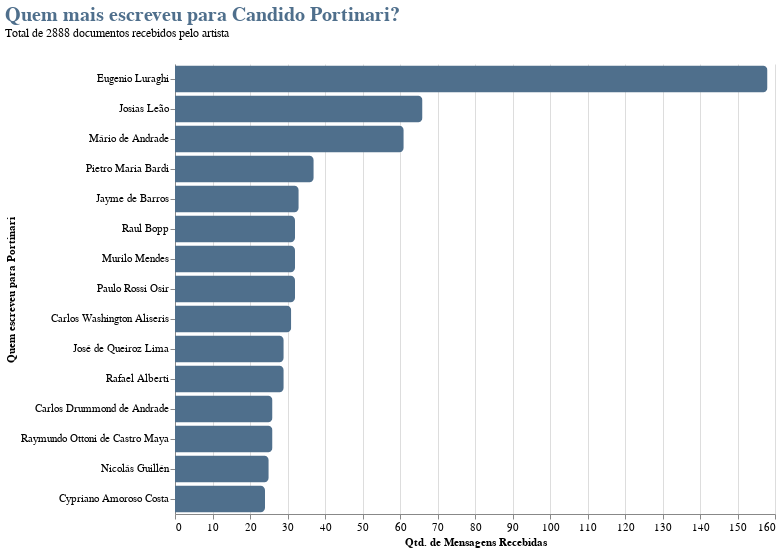

The cell this chart's notebook holds for it:
### Code cell
cor_azul = '#4F6F8C'
cor_preta = 'black'


# filtragem para mensagens recebidas por Candido Portinari (destinatário) mas sem João Candido
mask_dest_candido = df['destinatario'].str.contains('Candido Portinari', case=False, na=False)
mask_dest_nao_joao = ~df['destinatario'].str.contains('João Candido', case=False, na=False)
df_recebidas_candido = df[mask_dest_candido & mask_dest_nao_joao].copy()

# remover mensagens onde o remetente também é "Candido Portinari" para focar nos interlocutores
df_remetentes_limpo = df_recebidas_candido[
    ~df_recebidas_candido['remetente'].str.contains('Candido Portinari', case=False, na=False)
]

if df_remetentes_limpo.empty:
    print("Nenhum documento encontrado com as especificações de filtro.")
else:
    # contar os remetentes mais frequentes
    remetentes_frequentes = df_remetentes_limpo['remetente'].value_counts().nlargest(15).reset_index()
    remetentes_frequentes.columns = ['remetente', 'quantidade']

    # gráfico de barras para os remetentes mais frequentes
    chart = alt.Chart(remetentes_frequentes).mark_bar(
        color=cor_azul, 
        cornerRadiusTopRight=5,
        cornerRadiusBottomRight=5
    ).encode(
        x=alt.X('quantidade:Q', title='Qtd. de Mensagens Recebidas'),
        y=alt.Y('remetente:N', sort='-x', title='Quem escreveu para Portinari'),
        tooltip=['remetente', 'quantidade']
    ).properties(
        width=600,
        height=450,
        title={
            "text": ["Quem mais escreveu para Candido Portinari?"],
            "subtitle": [f"Total de {len(df_recebidas_candido)} documentos recebidos pelo artista"],
            "font": fonte_padrao,
            "fontSize": 20,
            "color": cor_azul, 
            "anchor": "start",
            "offset": 25
        }
    ).configure_axis(
        labelFont=fonte_padrao,
        titleFont=fonte_padrao,
        labelColor=cor_preta, 
        titleColor=cor_preta, 
        labelFontSize=11
    ).configure_title(
        font=fonte_padrao,
        subtitleFont=fonte_padrao,
        subtitleColor=cor_preta
    ).configure_view(
        strokeWidth=0
    )

    chart.show()

### Figure 1 — Vega-Lite specification as saved in the notebook (floating-point values rounded to 4 significant figures)
{"config": {"view": {"continuousWidth": 300, "continuousHeight": 300, "strokeWidth": 0}, "axis": {"labelColor": "black", "labelFont": "CourierI", "labelFontSize": 11, "titleColor": "black", "titleFont": "CourierI"}, "title": {"font": "CourierI", "subtitleColor": "black", "subtitleFont": "CourierI"}}, "data": {"name": "data-b5a641d6d907a90f2ee2e4c422a56184"}, "mark": {"type": "bar", "color": "#4F6F8C", "cornerRadiusBottomRight": 5, "cornerRadiusTopRight": 5}, "encoding": {"tooltip": [{"field": "remetente", "type": "nominal"}, {"field": "quantidade", "type": "quantitative"}], "x": {"field": "quantidade", "title": "Qtd. de Mensagens Recebidas", "type": "quantitative"}, "y": {"field": "remetente", "sort": "-x", "title": "Quem escreveu para Portinari", "type": "nominal"}}, "height": 450, "title": {"text": ["Quem mais escreveu para Candido Portinari?"], "subtitle": ["Total de 2888 documentos recebidos pelo artista"], "font": "CourierI", "fontSize": 20, "color": "#4F6F8C", "anchor": "start", "offset": 25}, "width": 600, "$schema": "https://vega.github.io/schema/vega-lite/v6.1.0.json", "datasets": {"data-b5a641d6d907a90f2ee2e4c422a56184": [{"remetente": "Eugenio Luraghi", "quantidade": 158}, {"remetente": "Josias Leão", "quantidade": 66}, {"remetente": "Mário de Andrade", "quantidade": 61}, {"remetente": "Pietro Maria Bardi", "quantidade": 37}, {"remetente": "Jayme de Barros", "quantidade": 33}, {"remetente": "Raul Bopp", "quantidade": 32}, {"remetente": "Murilo Mendes", "quantidade": 32}, {"remetente": "Paulo Rossi Osir", "quantidade": 32}, {"remetente": "Carlos Washington Aliseris", "quantidade": 31}, {"remetente": "José de Queiroz Lima", "quantidade": 29}, {"remetente": "Rafael Alberti", "quantidade": 29}, {"remetente": "Carlos Drummond de Andrade", "quantidade": 26}, {"remetente": "Raymundo Ottoni de Castro Maya", "quantidade": 26}, {"remetente": "Nicolás Guillén", "quantidade": 25}, {"remetente": "Cypriano Amoroso Costa", "quantidade": 24}]}}
